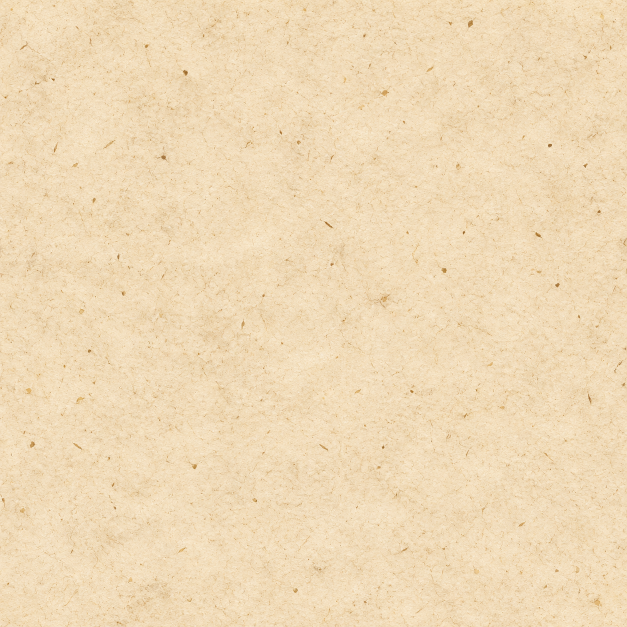
#> input picture assets/experience/proof/parchment.png, 1254 x 1254 px (shown at 1/2 size)
$ python export_texture.py
#> lines starting #> are read from the running program, lines starting #| are printed output that depends on the picture
"""Mechanical export of the approved imagegen parchment; no creative edits."""
from pathlib import Path
from PIL import Image
R=Path(__file__).resolve().parents[2]
image=Image.open(R/'assets/experience/proof/parchment.png').convert('RGB')
#> image is the input picture: PIL image 1254x1254 RGB; mean R, G, B 239.1, 217.1, 182.1
image.resize((256,256),Image.Resampling.LANCZOS).save(R/'apps/web/public/experience/scene/parchment.png',optimize=True)
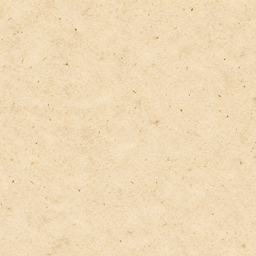
#> saved as parchment.png: PIL image 256x256 RGB; mean R, G, B 239.1, 217.1, 182.1
